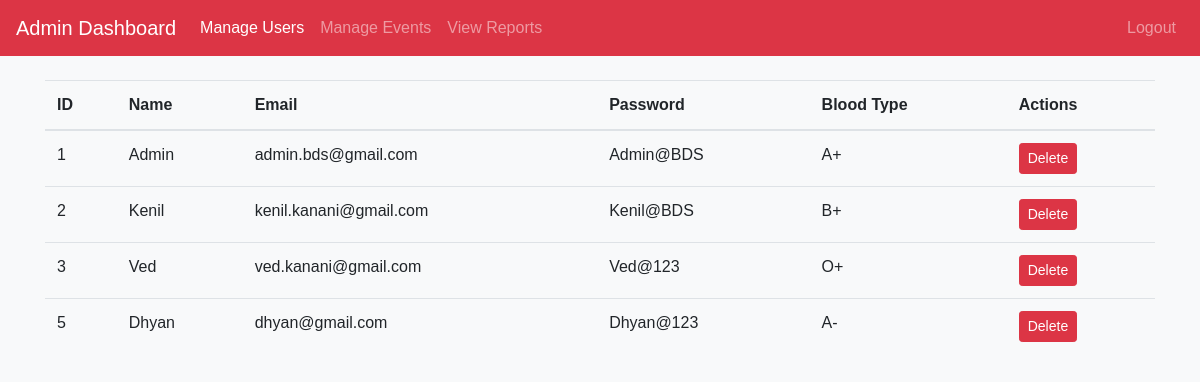
Page /Admin_Dashboard.php on the committed database.
### tables this page shows
CREATE TABLE `tblregistration` (
  `id` int(11) NOT NULL,
  `full_name` varchar(250) NOT NULL,
  `email` varchar(50) NOT NULL,
  `password` varchar(20) NOT NULL,
  `blood_group` varchar(3) NOT NULL,
  `role` varchar(10) NOT NULL DEFAULT 'user'
);

### MyDb.php (called while the page is built, shortened)
<?php
	class MyDb
	{
		var $conn;
		function __construct()
		{
			$this->conn = new mysqli("localhost","root","","db_blood");
		}
		function selectData()
		{
			$qry = "SELECT * FROM tblregistration";
			$stmt = $this->conn->prepare($qry);
			$stmt->execute();
			$resultSet = $stmt->get_result();
			$data = $resultSet->fetch_all(MYSQLI_ASSOC);
			return $data;
		}
	}
 ?>

### Admin_Dashboard.php (the view, shortened to what this page needs)
<?php
    include 'MyDb.php';
    $obj = new MyDb();
?>
<!DOCTYPE html>
<html lang="en">
<head>
    <link href="https://stackpath.bootstrapcdn.com/bootstrap/4.5.2/css/bootstrap.min.css" rel="stylesheet">
</head>
<body>
    <nav class="navbar navbar-expand-lg navbar-dark bg-danger">
        <span class="navbar-brand mb-0 h1">Admin Dashboard</span>
        <div class="collapse navbar-collapse" id="navbarNav">
            <ul class="navbar-nav">
                <li class="nav-item">
                    <a class="nav-link active" href="Admin_Dashboard.php">Manage Users</a>
                </li>
                <li class="nav-item">
                    <a class="nav-link" href="manage_events.php">Manage Events</a>
                </li>
                <li class="nav-item">
                    <a class="nav-link" href="view_reports.php">View Reports</a>
                </li>
            </ul>
            <ul class="navbar-nav ml-auto">
                <li class="nav-item">
                    <a class="nav-link" href="Login.php">Logout</a>
                </li>
            </ul>
        </div>
    </nav>
</body>
</html>
<?php
    echo "<div class='container mt-4'>";
        echo "<table class='table'>";
            echo "<thead>";
                echo "<tr>";
                    echo "<th>ID</th>";
                    echo "<th>Name</th>";
                    echo "<th>Email</th>";
                    echo "<th>Password</th>";
                    echo "<th>Blood Type</th>";
                    echo "<th>Actions</th>";
                echo "</tr>";
            echo "</thead>";
            echo "<tbody>";
                $result = $obj->selectData();
                foreach($result as $row)
                {
                    echo "<tr>
                        <td>".$row["id"]."</td>
                        <td>".$row["full_name"]."</td>
                        <td>".$row["email"]."</td>
                        <td>".$row["password"]."</td>
                        <td>".$row["blood_group"]."</td>
                        <td>
                            <button type='button' class='btn btn-sm btn-danger' onclick='openDeleteModal(".$row["id"].")'>Delete</button>
                        </td>
                    </tr>";
                }
            echo "</tbody>";
        echo "</table>";
    echo "</div>";
?>

### Admin_Dashboard.php (style rules this page uses)
body { background-color: #f8f9fa; font-family: Arial, sans-serif; }

### rows in the picture
tblregistration: id "1", full_name "Admin", email "admin.bds@gmail.com", password "Admin@BDS", blood_group "A+"
tblregistration: id "2", full_name "Kenil", email "kenil.kanani@gmail.com", password "Kenil@BDS", blood_group "B+"
tblregistration: id "3", full_name "Ved", email "ved.kanani@gmail.com", password "Ved@123", blood_group "O+"
tblregistration: id "5", full_name "Dhyan", email "dhyan@gmail.com", password "Dhyan@123", blood_group "A-"
